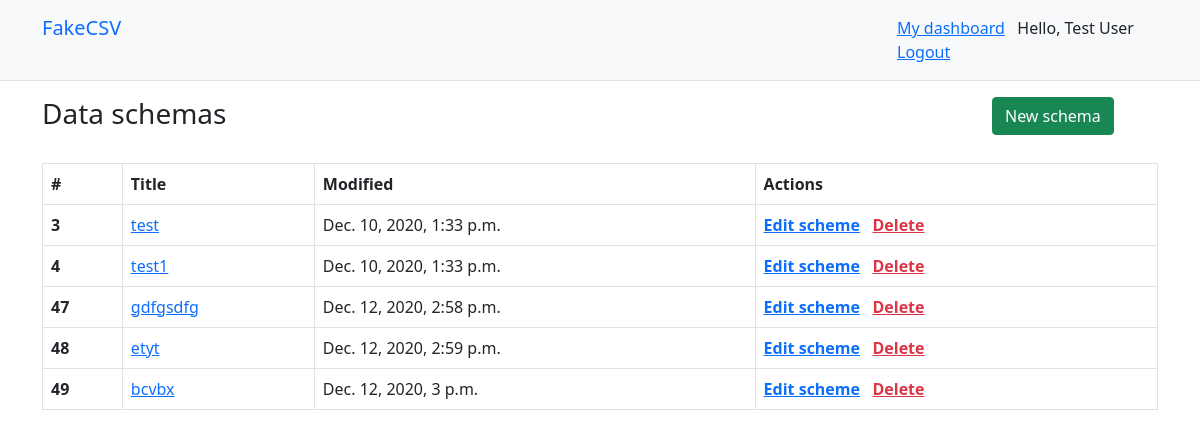
The page / (signed in) on the database as committed earlier.
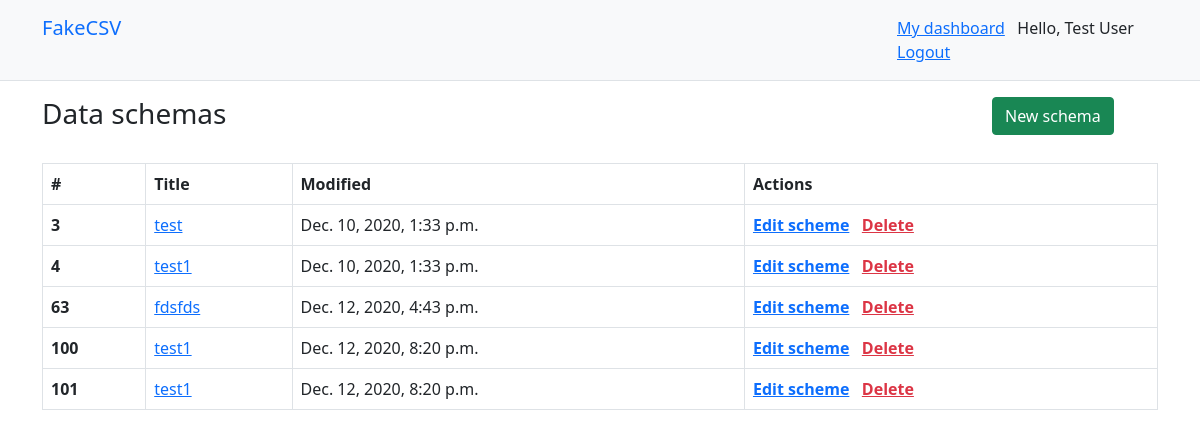
The same page on the database as committed later.
### csv_gen/models.py (models this page shows, shortened)
class Schema(models.Model):
    user = models.ForeignKey(User, verbose_name="User", on_delete=models.CASCADE)
    title = models.CharField("Title", max_length=200)
    created = models.DateTimeField("Creation date", auto_now_add=True)
    modified = models.DateTimeField("Modification date", auto_now_add=True)
    file_name = models.FileField("Schema file", upload_to="media/", blank=True, null=True)
    status = models.BooleanField(default=False)

### csv_gen/views.py (the view)
# urls.py: url(r'^$', views.dashboard, name='index'),
@login_required
def dashboard(request):
    context = {
        'schemes': Schema.objects.filter(user=request.user)
    }
    return render(request, 'csv_gen/dashboard.html', context)

### csv_gen/templates/csv_gen/dashboard.html (shortened to what this page needs)
{% extends "csv_gen/base.html" %}
{% block content %}
<div class="container">
  <div class="row">
    <div class="col-10">
      <h3>Data schemas</h3>
    </div>
    <div class="col">
      <a href="{% url 'new_schema' %}" class="btn btn-success" role="button">New schema</a>
    </div>
  </div>
</div>
<br>
<div class="container">
      <table class="table table-bordered">
        <thead>
          <tr>
            <th>#</th>
            <th><b>Title</b></th>
            <th><b>Modified</b></th>
            <th><b>Actions</b></th>
          </tr>
        </thead>
        {% for scheme in schemes %}
          <tbody><tr><th scope="row">{{ scheme.id }}</th>
          <td><a href="{% url 'check_scheme' %}?id={{scheme.id}}">{{scheme.title}}</a></td>
          <td>{{scheme.modified}}</td>
          <td><a href=""><strong>Edit scheme</strong></a>&nbsp;&nbsp;&nbsp;<a href={% url 'del_view' s_id=scheme.id %} class="text-danger"><strong>Delete</strong></a></td>
          </tr></tbody>
	{% endfor %}
      </table>
</div>
{% endblock %}

### csv_gen/templates/csv_gen/base.html (shortened to what this page needs)
<!DOCTYPE html>
<html lang="en">
<head>
    {% load static %}
    <link href="https://cdn.jsdelivr.net/npm/bootstrap@5.0.0-beta1/dist/css/bootstrap.min.css" rel="stylesheet">
</head>
<body>
<div class="d-flex flex-column flex-md-row align-items-center p-3 px-md-4 mb-3 bg-light border-bottom">
  <div class="container">
    <div class="row d-flex justify-content-between">
      <div class="col-9">
        <h5 class="my-0 mr-md-auto font-weight-normal"><a href="/" class="navbar-brand">FakeCSV</a></h5>
      </div>
      <div class="col pull-right float-right text-right">
        <nav class="my-2 my-md-0 mr-md-3 text-right align-items-right float-right pull-right">
          <span class="user pull-right text-right">
            {% if request.user.is_authenticated %}
              <a href="{% url "dashboard" %}">My dashboard</a>&nbsp;&nbsp;
            {% endif %}
            {% if request.user.is_authenticated %}
              Hello, {{ request.user.first_name }} {{ request.user.last_name }}  <a href="{% url "logout" %}">    Logout</a>
            {% else %}
              <a href="{% url "login" %}">Log-in</a>
            {% endif %}
          </span>
        </nav>
      </div>
    </div>
  </div>
</div>
    {% block content %}
    {% endblock %}
</body>
</html>

Rows that differ between the two databases and show on the page:
removed Schema: id "47", title "gdfgsdfg", modified "Dec. 12, 2020, 2:58 p.m."
removed Schema: id "48", title "etyt", modified "Dec. 12, 2020, 2:59 p.m."
removed Schema: id "49", title "bcvbx", modified "Dec. 12, 2020, 3 p.m."
added Schema: id "63", title "fdsfds", modified "Dec. 12, 2020, 4:43 p.m."
added Schema: id "100", title "test1", modified "Dec. 12, 2020, 8:20 p.m."
added Schema: id "101", title "test1", modified "Dec. 12, 2020, 8:20 p.m."
